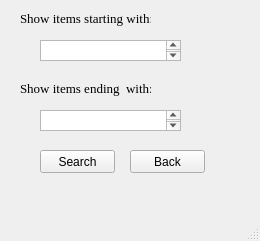
<?xml version="1.0" encoding="UTF-8"?>
<ui version="4.0">
 <class>filterWindow</class>
 <widget class="QMainWindow" name="filterWindow">
  <property name="geometry">
   <rect>
    <x>0</x>
    <y>0</y>
    <width>260</width>
    <height>241</height>
   </rect>
  </property>
  <property name="windowTitle">
   <string>MainWindow</string>
  </property>
  <widget class="QWidget" name="centralwidget">
   <widget class="QLabel" name="label">
    <property name="geometry">
     <rect>
      <x>20</x>
      <y>10</y>
      <width>131</width>
      <height>16</height>
     </rect>
    </property>
    <property name="font">
     <font>
      <family>Times New Roman</family>
      <pointsize>10</pointsize>
      <weight>50</weight>
      <bold>false</bold>
     </font>
    </property>
    <property name="text">
     <string>Show items starting with:</string>
    </property>
   </widget>
   <widget class="QLabel" name="label_2">
    <property name="geometry">
     <rect>
      <x>20</x>
      <y>80</y>
      <width>131</width>
      <height>16</height>
     </rect>
    </property>
    <property name="font">
     <font>
      <family>Times New Roman</family>
      <pointsize>10</pointsize>
      <weight>50</weight>
      <bold>false</bold>
     </font>
    </property>
    <property name="text">
     <string>Show items ending  with:</string>
    </property>
   </widget>
   <widget class="QPlainTextEdit" name="plainTextEdit">
    <property name="geometry">
     <rect>
      <x>40</x>
      <y>40</y>
      <width>141</width>
      <height>21</height>
     </rect>
    </property>
   </widget>
   <widget class="QPlainTextEdit" name="plainTextEdit_2">
    <property name="geometry">
     <rect>
      <x>40</x>
      <y>110</y>
      <width>141</width>
      <height>21</height>
     </rect>
    </property>
   </widget>
   <widget class="QPushButton" name="pushButton">
    <property name="geometry">
     <rect>
      <x>40</x>
      <y>150</y>
      <width>75</width>
      <height>23</height>
     </rect>
    </property>
    <property name="text">
     <string>Search</string>
    </property>
   </widget>
   <widget class="QPushButton" name="pushButton_2">
    <property name="geometry">
     <rect>
      <x>130</x>
      <y>150</y>
      <width>75</width>
      <height>23</height>
     </rect>
    </property>
    <property name="text">
     <string>Back</string>
    </property>
   </widget>
  </widget>
  <widget class="QMenuBar" name="menubar">
   <property name="geometry">
    <rect>
     <x>0</x>
     <y>0</y>
     <width>260</width>
     <height>21</height>
    </rect>
   </property>
  </widget>
  <widget class="QStatusBar" name="statusbar"/>
 </widget>
 <resources/>
 <connections/>
</ui>
